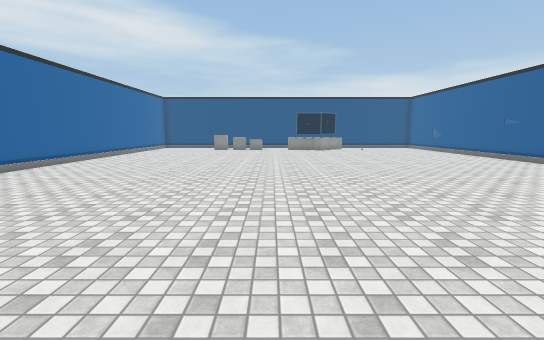
view 1 (above)

16 first-person views from a walk through a 3-D level made in the Unity game engine. The camera is 1.5 m above the floor, tilts 8° down and sees 90° across. The floor is counted in squares, 1 m on a side. Each view is taken from the middle of a square. On the plan, view 1 faces up. The plan holds only what a view shows up to about 14 squares ahead; the rest is blank. The place goes on beyond the plan. The player character is not drawn. Some surface patterns are stand-ins.

view 2
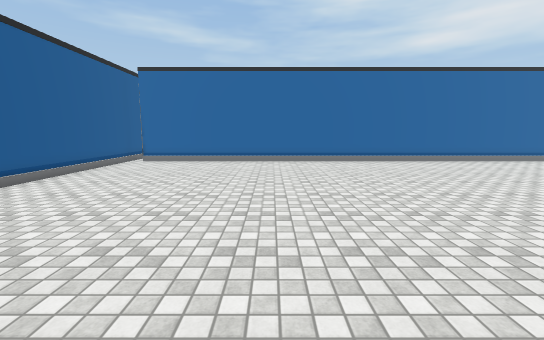

view 3
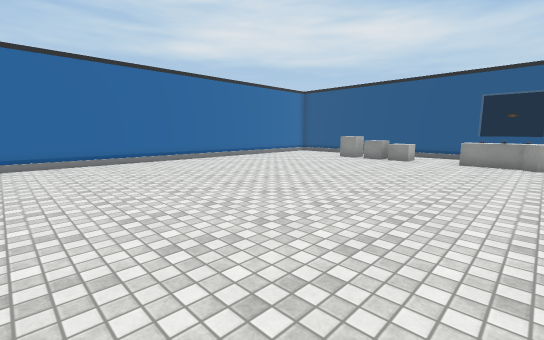

view 4
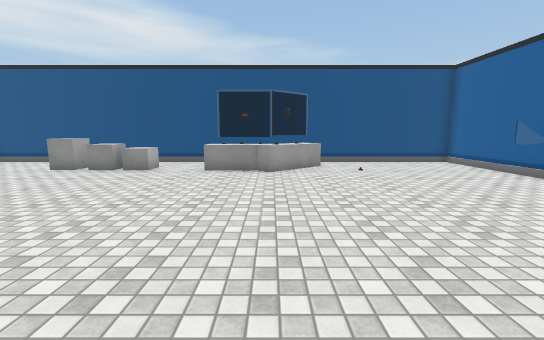

view 5
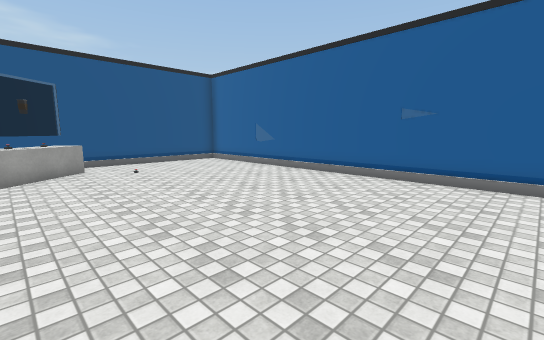

view 6
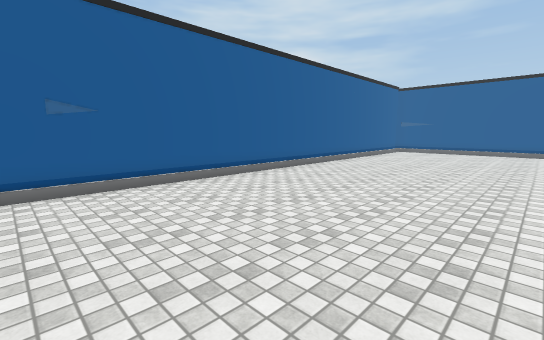

view 7
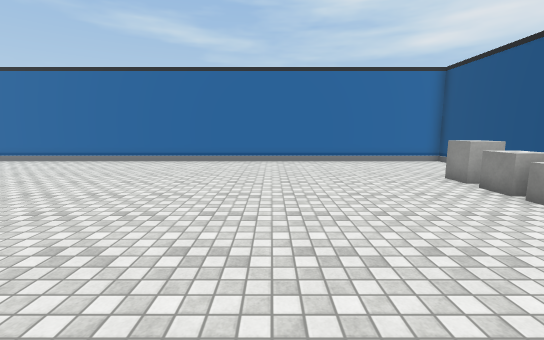

view 8
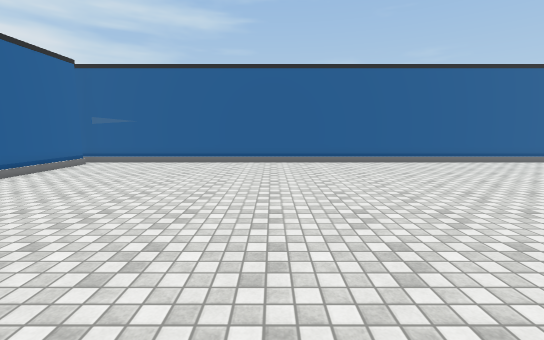

view 9
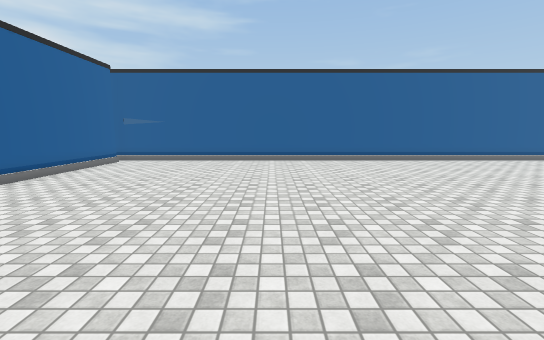

view 10
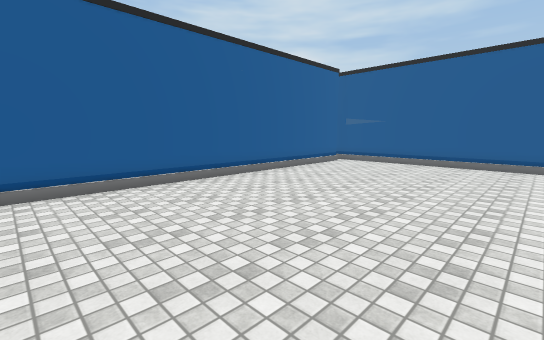

view 11
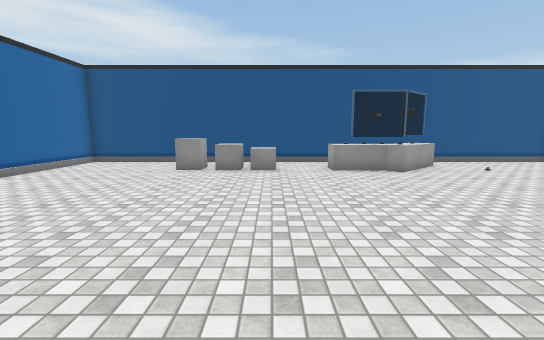

view 12
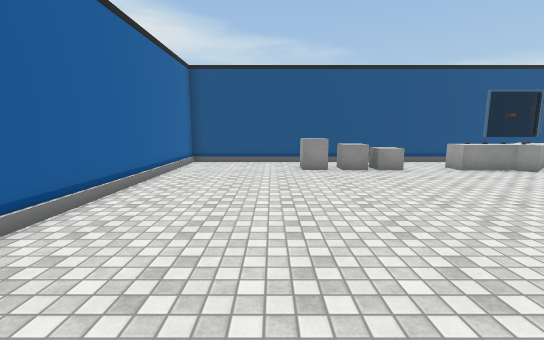

view 13
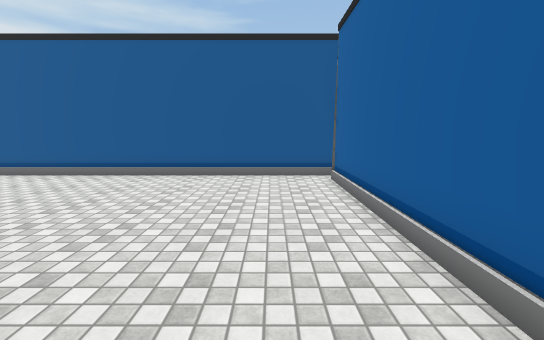

view 14
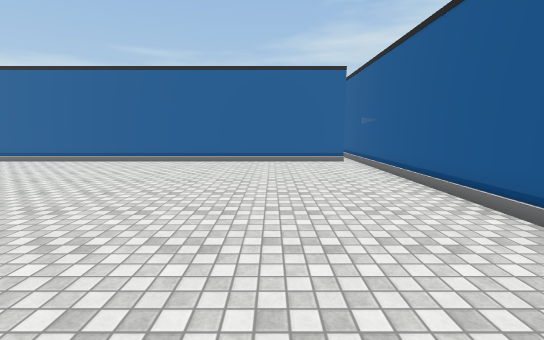

view 15
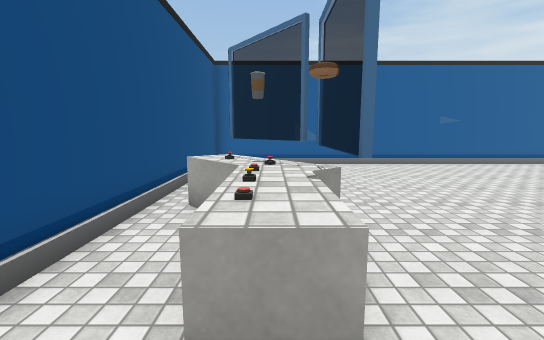

view 16
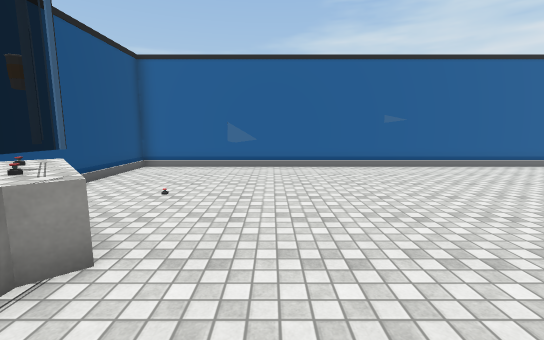

### Floor plan
Points are (right, up) in squares from view 1. A wall is a line through its corners. A room is listed if a view was taken in it or the views show most of it. See-through windows are left out.
Room 1 (views 1, 2, 3, 4, 5, 6, 7, 8, 9, 10, 11, 12, 13, 14, 15, 16)
walls: (12.8, -4.8) (12.8, 25.6) (-10, 25.6) (-10, -4.6); (-10.1, -5.4) (13.4, -5.4)
low walls: (2.6, 22.5) (1.4, 22.5) (1.4, 23.5); (6.2, 24) (3.9, 22) (3.4, 22.5); (5.2, 24.4) (5.5, 24.8)
objects: other object (-5, 23) to (-4, 24); other object (-3, 23); other object (-2, 23) to (-1, 23); other object (3, 23); other object (4, 23); other object (5, 24)

Positions as (right, up) in squares from view 1, and headings:
1: (0, 0), facing up
2: (4, 2), facing left
3: (4, 8), facing up-left
4: (4, 12), facing up
5: (4, 12), facing up-right
6: (5, 16), facing down-right
7: (4, 17), facing left
8: (4, 8), facing down
9: (5, 9), facing down
10: (5, 8), facing down-right
11: (-1, 12), facing up
12: (-6, 12), facing up
13: (-8, 4), facing down
14: (-1, -1), facing right
15: (0, 23), facing right
16: (1, 20), facing right
